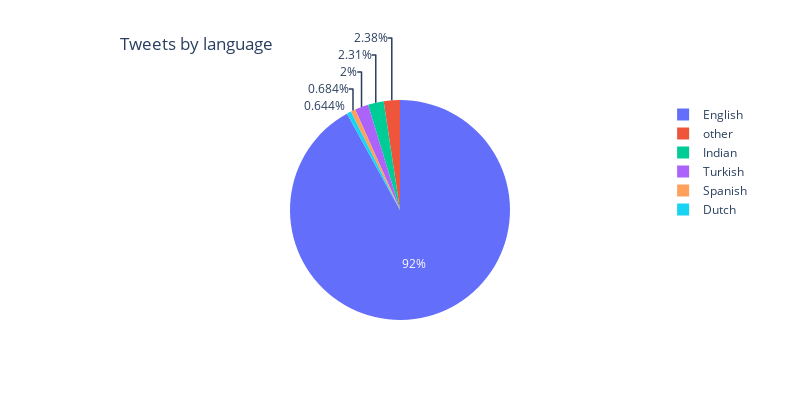

Here is the notebook cell this chart was saved with:
### Code cell
# A pie chart showing languages from the tweets (#Figure 6)
fig = px.pie(
    tweetsperlang,
    values="Number",
    names="Language",
    title="Tweets by language",
    width=800,
    height=400,
)
fig.update(layout=dict(title=dict(x=0.15)))
fig.show()

### Figure 1 — Plotly figure (JSON) as saved in the notebook; plotly's stock layout.template omitted (floating-point values rounded to 4 significant figures)
{"data": [{"domain": {"x": [0, 1], "y": [0, 1]}, "hovertemplate": "Language=%{label}<br>Number=%{value}<extra></extra>", "labels": ["English", "Indian", "Turkish", "Spanish", "Dutch", "other"], "legendgroup": "", "name": "", "showlegend": true, "type": "pie", "values": [170454, 4281, 3699, 1268, 1193, 4408]}], "layout": {"height": 400, "legend": {"tracegroupgap": 0}, "title": {"text": "Tweets by language", "x": 0.15}, "width": 800}}
